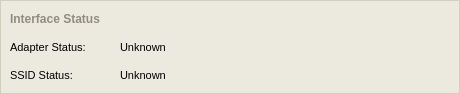
      <widget class="QFrame" name="interfaceInfoFrame" >
       <property name="geometry" >
        <rect>
         <x>10</x>
         <y>10</y>
         <width>460</width>
         <height>94</height>
        </rect>
       </property>
       <property name="minimumSize" >
        <size>
         <width>460</width>
         <height>94</height>
        </size>
       </property>
       <property name="maximumSize" >
        <size>
         <width>460</width>
         <height>94</height>
        </size>
       </property>
       <property name="palette" >
        <palette>
         <active>
          <colorrole role="WindowText" >
           <brush brushstyle="SolidPattern" >
            <color alpha="255" >
             <red>208</red>
             <green>208</green>
             <blue>191</blue>
            </color>
           </brush>
          </colorrole>
          <colorrole role="Base" >
           <brush brushstyle="SolidPattern" >
            <color alpha="255" >
             <red>255</red>
             <green>255</green>
             <blue>255</blue>
            </color>
           </brush>
          </colorrole>
          <colorrole role="Window" >
           <brush brushstyle="SolidPattern" >
            <color alpha="255" >
             <red>236</red>
             <green>234</green>
             <blue>223</blue>
            </color>
           </brush>
          </colorrole>
         </active>
         <inactive>
          <colorrole role="WindowText" >
           <brush brushstyle="SolidPattern" >
            <color alpha="255" >
             <red>208</red>
             <green>208</green>
             <blue>191</blue>
            </color>
           </brush>
          </colorrole>
          <colorrole role="Base" >
           <brush brushstyle="SolidPattern" >
            <color alpha="255" >
             <red>255</red>
             <green>255</green>
             <blue>255</blue>
            </color>
           </brush>
          </colorrole>
          <colorrole role="Window" >
           <brush brushstyle="SolidPattern" >
            <color alpha="255" >
             <red>236</red>
             <green>234</green>
             <blue>223</blue>
            </color>
           </brush>
          </colorrole>
         </inactive>
         <disabled>
          <colorrole role="WindowText" >
           <brush brushstyle="SolidPattern" >
            <color alpha="255" >
             <red>119</red>
             <green>119</green>
             <blue>119</blue>
            </color>
           </brush>
          </colorrole>
          <colorrole role="Base" >
           <brush brushstyle="SolidPattern" >
            <color alpha="255" >
             <red>236</red>
             <green>234</green>
             <blue>223</blue>
            </color>
           </brush>
          </colorrole>
          <colorrole role="Window" >
           <brush brushstyle="SolidPattern" >
            <color alpha="255" >
             <red>236</red>
             <green>234</green>
             <blue>223</blue>
            </color>
           </brush>
          </colorrole>
         </disabled>
        </palette>
       </property>
       <property name="font" >
        <font>
         <pointsize>8</pointsize>
        </font>
       </property>
       <property name="autoFillBackground" >
        <bool>true</bool>
       </property>
       <property name="frameShape" >
        <enum>QFrame::Box</enum>
       </property>
       <property name="frameShadow" >
        <enum>QFrame::Plain</enum>
       </property>
       <widget class="QLabel" name="ssidStat" >
        <property name="geometry" >
         <rect>
          <x>10</x>
          <y>66</y>
          <width>105</width>
          <height>18</height>
         </rect>
        </property>
        <property name="minimumSize" >
         <size>
          <width>105</width>
          <height>18</height>
         </size>
        </property>
        <property name="maximumSize" >
         <size>
          <width>105</width>
          <height>18</height>
         </size>
        </property>
        <property name="palette" >
         <palette>
          <active>
           <colorrole role="WindowText" >
            <brush brushstyle="SolidPattern" >
             <color alpha="255" >
              <red>0</red>
              <green>0</green>
              <blue>0</blue>
             </color>
            </brush>
           </colorrole>
          </active>
          <inactive>
           <colorrole role="WindowText" >
            <brush brushstyle="SolidPattern" >
             <color alpha="255" >
              <red>0</red>
              <green>0</green>
              <blue>0</blue>
             </color>
            </brush>
           </colorrole>
          </inactive>
          <disabled>
           <colorrole role="WindowText" >
            <brush brushstyle="SolidPattern" >
             <color alpha="255" >
              <red>119</red>
              <green>119</green>
              <blue>119</blue>
             </color>
            </brush>
           </colorrole>
          </disabled>
         </palette>
        </property>
        <property name="font" >
         <font>
          <pointsize>8</pointsize>
         </font>
        </property>
        <property name="lineWidth" >
         <number>0</number>
        </property>
        <property name="text" >
         <string>SSID Status:</string>
        </property>
       </widget>
       <widget class="QLabel" name="adaptStat" >
        <property name="geometry" >
         <rect>
          <x>10</x>
          <y>38</y>
          <width>105</width>
          <height>18</height>
         </rect>
        </property>
        <property name="sizePolicy" >
         <sizepolicy>
          <hsizetype>0</hsizetype>
          <vsizetype>0</vsizetype>
          <horstretch>0</horstretch>
          <verstretch>0</verstretch>
         </sizepolicy>
        </property>
        <property name="minimumSize" >
         <size>
          <width>105</width>
          <height>18</height>
         </size>
        </property>
        <property name="maximumSize" >
         <size>
          <width>105</width>
          <height>18</height>
         </size>
        </property>
        <property name="palette" >
         <palette>
          <active>
           <colorrole role="WindowText" >
            <brush brushstyle="SolidPattern" >
             <color alpha="255" >
              <red>0</red>
              <green>0</green>
              <blue>0</blue>
             </color>
            </brush>
           </colorrole>
          </active>
          <inactive>
           <colorrole role="WindowText" >
            <brush brushstyle="SolidPattern" >
             <color alpha="255" >
              <red>0</red>
              <green>0</green>
              <blue>0</blue>
             </color>
            </brush>
           </colorrole>
          </inactive>
          <disabled>
           <colorrole role="WindowText" >
            <brush brushstyle="SolidPattern" >
             <color alpha="255" >
              <red>119</red>
              <green>119</green>
              <blue>119</blue>
             </color>
            </brush>
           </colorrole>
          </disabled>
         </palette>
        </property>
        <property name="font" >
         <font>
          <pointsize>8</pointsize>
         </font>
        </property>
        <property name="lineWidth" >
         <number>0</number>
        </property>
        <property name="text" >
         <string>Adapter Status: </string>
        </property>
       </widget>
       <widget class="QLabel" name="adaptStatValue" >
        <property name="geometry" >
         <rect>
          <x>120</x>
          <y>38</y>
          <width>340</width>
          <height>18</height>
         </rect>
        </property>
        <property name="minimumSize" >
         <size>
          <width>340</width>
          <height>18</height>
         </size>
        </property>
        <property name="maximumSize" >
         <size>
          <width>340</width>
          <height>18</height>
         </size>
        </property>
        <property name="palette" >
         <palette>
          <active>
           <colorrole role="WindowText" >
            <brush brushstyle="SolidPattern" >
             <color alpha="255" >
              <red>0</red>
              <green>0</green>
              <blue>0</blue>
             </color>
            </brush>
           </colorrole>
          </active>
          <inactive>
           <colorrole role="WindowText" >
            <brush brushstyle="SolidPattern" >
             <color alpha="255" >
              <red>0</red>
              <green>0</green>
              <blue>0</blue>
             </color>
            </brush>
           </colorrole>
          </inactive>
          <disabled>
           <colorrole role="WindowText" >
            <brush brushstyle="SolidPattern" >
             <color alpha="255" >
              <red>119</red>
              <green>119</green>
              <blue>119</blue>
             </color>
            </brush>
           </colorrole>
          </disabled>
         </palette>
        </property>
        <property name="font" >
         <font>
          <pointsize>8</pointsize>
         </font>
        </property>
        <property name="lineWidth" >
         <number>0</number>
        </property>
        <property name="text" >
         <string>Unknown</string>
        </property>
       </widget>
       <widget class="QLabel" name="ssidStatValue" >
        <property name="geometry" >
         <rect>
          <x>120</x>
          <y>66</y>
          <width>340</width>
          <height>18</height>
         </rect>
        </property>
        <property name="minimumSize" >
         <size>
          <width>340</width>
          <height>18</height>
         </size>
        </property>
        <property name="maximumSize" >
         <size>
          <width>340</width>
          <height>18</height>
         </size>
        </property>
        <property name="palette" >
         <palette>
          <active>
           <colorrole role="WindowText" >
            <brush brushstyle="SolidPattern" >
             <color alpha="255" >
              <red>0</red>
              <green>0</green>
              <blue>0</blue>
             </color>
            </brush>
           </colorrole>
          </active>
          <inactive>
           <colorrole role="WindowText" >
            <brush brushstyle="SolidPattern" >
             <color alpha="255" >
              <red>0</red>
              <green>0</green>
              <blue>0</blue>
             </color>
            </brush>
           </colorrole>
          </inactive>
          <disabled>
           <colorrole role="WindowText" >
            <brush brushstyle="SolidPattern" >
             <color alpha="255" >
              <red>119</red>
              <green>119</green>
              <blue>119</blue>
             </color>
            </brush>
           </colorrole>
          </disabled>
         </palette>
        </property>
        <property name="font" >
         <font>
          <pointsize>8</pointsize>
         </font>
        </property>
        <property name="lineWidth" >
         <number>0</number>
        </property>
        <property name="text" >
         <string>Unknown</string>
        </property>
       </widget>
       <widget class="QLabel" name="label_12" >
        <property name="geometry" >
         <rect>
          <x>10</x>
          <y>10</y>
          <width>201</width>
          <height>18</height>
         </rect>
        </property>
        <property name="minimumSize" >
         <size>
          <width>0</width>
          <height>18</height>
         </size>
        </property>
        <property name="maximumSize" >
         <size>
          <width>16777215</width>
          <height>18</height>
         </size>
        </property>
        <property name="palette" >
         <palette>
          <active>
           <colorrole role="WindowText" >
            <brush brushstyle="SolidPattern" >
             <color alpha="255" >
              <red>144</red>
              <green>141</green>
              <blue>124</blue>
             </color>
            </brush>
           </colorrole>
          </active>
          <inactive>
           <colorrole role="WindowText" >
            <brush brushstyle="SolidPattern" >
             <color alpha="255" >
              <red>144</red>
              <green>141</green>
              <blue>124</blue>
             </color>
            </brush>
           </colorrole>
          </inactive>
          <disabled>
           <colorrole role="WindowText" >
            <brush brushstyle="SolidPattern" >
             <color alpha="255" >
              <red>119</red>
              <green>119</green>
              <blue>119</blue>
             </color>
            </brush>
           </colorrole>
          </disabled>
         </palette>
        </property>
        <property name="font" >
         <font>
          <pointsize>9</pointsize>
          <weight>75</weight>
          <bold>true</bold>
         </font>
        </property>
        <property name="lineWidth" >
         <number>0</number>
        </property>
        <property name="text" >
         <string>Interface Status</string>
        </property>
       </widget>
      </widget>
